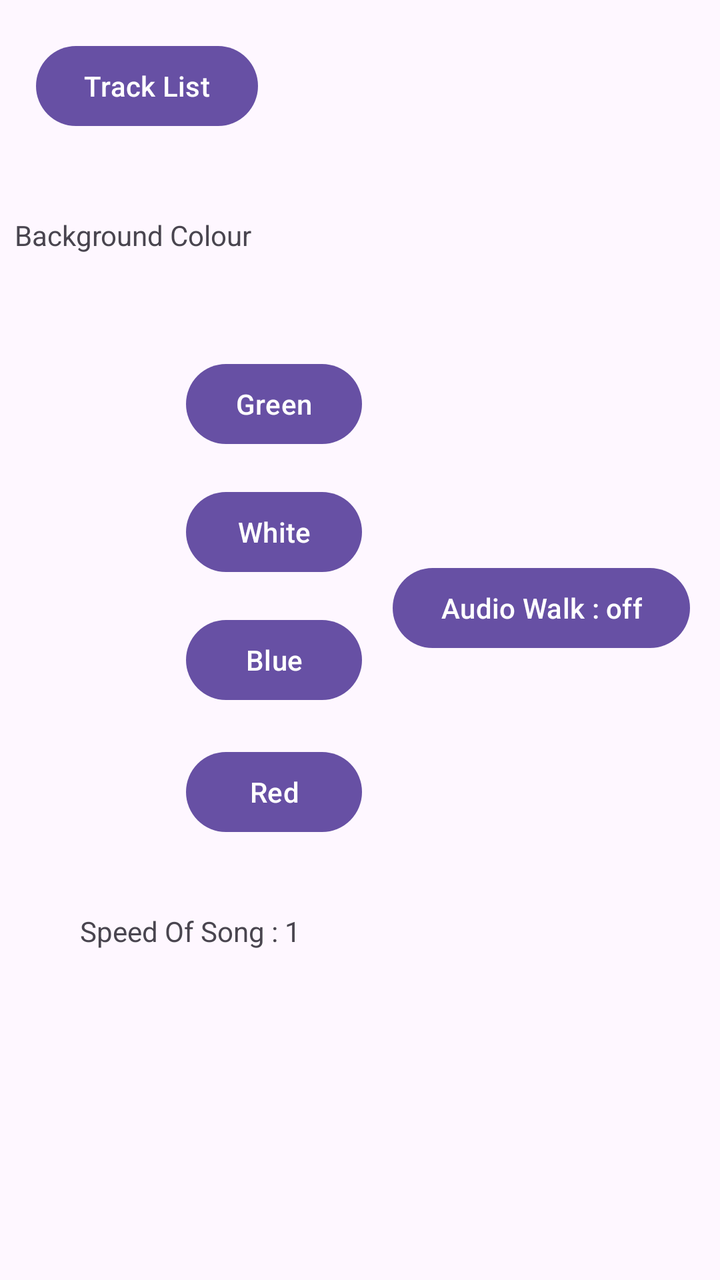
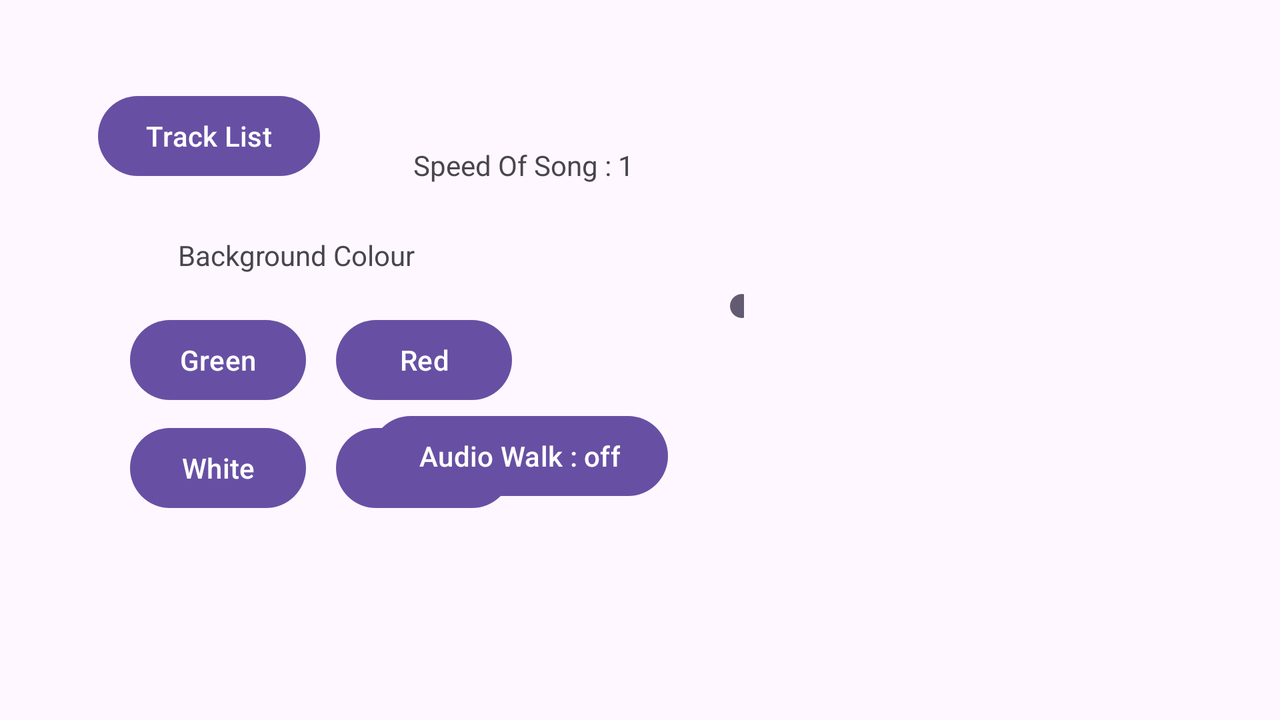

One screen, two layout resources from the same app: the default and the repository's alternative for another configuration. Each is rendered where Android would select it; the XML of both is given below.
<!-- AndroidManifest.xml: application theme Theme.CWKMWE -->
<!-- res/layout/activity_setting.xml -->
<?xml version="1.0" encoding="utf-8"?>
<androidx.constraintlayout.widget.ConstraintLayout xmlns:android="http://schemas.android.com/apk/res/android"
    xmlns:app="http://schemas.android.com/apk/res-auto"
    xmlns:tools="http://schemas.android.com/tools"
    android:id="@+id/main"
    android:layout_width="match_parent"
    android:layout_height="match_parent"
    tools:context=".SettingActivity">

    <TextView
        android:id="@+id/textBgColour"
        android:layout_width="wrap_content"
        android:layout_height="wrap_content"
        android:layout_marginStart="63dp"
        android:layout_marginTop="108dp"
        android:layout_marginEnd="290dp"
        android:text="@string/background_text"
        app:layout_constraintEnd_toEndOf="parent"
        app:layout_constraintStart_toStartOf="parent"
        app:layout_constraintTop_toTopOf="parent" />

    <TextView
        android:id="@+id/textSongSpeed"
        android:layout_width="wrap_content"
        android:layout_height="wrap_content"
        android:layout_marginStart="40dp"
        android:layout_marginBottom="50dp"
        android:text="@string/songspeed_text"
        app:layout_constraintBottom_toTopOf="@+id/seekBarPlayback"
        app:layout_constraintStart_toStartOf="parent"
        app:layout_constraintTop_toBottomOf="@+id/buttonReturn" />

    <Button
        android:id="@+id/buttonReturn"
        android:layout_width="wrap_content"
        android:layout_height="wrap_content"
        android:layout_marginStart="18dp"
        android:layout_marginTop="19dp"
        android:layout_marginBottom="389dp"
        android:text="@string/tracklist_button"
        app:layout_constraintBottom_toTopOf="@+id/textSongSpeed"
        app:layout_constraintStart_toStartOf="parent"
        app:layout_constraintTop_toTopOf="parent" />

    <Button
        android:id="@+id/buttonGreen"
        android:layout_width="wrap_content"
        android:layout_height="wrap_content"
        android:layout_marginStart="93dp"
        android:layout_marginTop="51dp"
        android:text="@string/green_button"
        app:layout_constraintStart_toStartOf="parent"
        app:layout_constraintTop_toBottomOf="@+id/textBgColour" />

    <Button
        android:id="@+id/buttonWhite"
        android:layout_width="wrap_content"
        android:layout_height="wrap_content"
        android:layout_marginStart="93dp"
        android:layout_marginTop="16dp"
        android:text="@string/white_button"
        app:layout_constraintStart_toStartOf="parent"
        app:layout_constraintTop_toBottomOf="@+id/buttonGreen" />

    <Button
        android:id="@+id/buttonBlue"
        android:layout_width="wrap_content"
        android:layout_height="wrap_content"
        android:layout_marginStart="93dp"
        android:layout_marginTop="16dp"
        android:text="@string/blue_button"
        app:layout_constraintStart_toStartOf="parent"
        app:layout_constraintTop_toBottomOf="@+id/buttonWhite" />

    <Button
        android:id="@+id/buttonRed"
        android:layout_width="wrap_content"
        android:layout_height="wrap_content"
        android:layout_marginStart="93dp"
        android:layout_marginTop="18dp"
        android:text="@string/red_button"
        app:layout_constraintStart_toStartOf="parent"
        app:layout_constraintTop_toBottomOf="@+id/buttonBlue" />

    <SeekBar
        android:id="@+id/seekBarPlayback"
        android:layout_width="207dp"
        android:layout_height="0dp"
        android:layout_marginBottom="181dp"
        android:progress="2"
        app:layout_constraintBottom_toBottomOf="parent"
        app:layout_constraintEnd_toEndOf="parent"
        app:layout_constraintStart_toStartOf="parent"
        app:layout_constraintTop_toBottomOf="@+id/buttonGPS" />

    <Button
        android:id="@+id/buttonGPS"
        android:layout_width="wrap_content"
        android:layout_height="wrap_content"
        android:layout_marginStart="32dp"
        android:layout_marginTop="280dp"
        android:layout_marginEnd="32dp"
        android:layout_marginBottom="197dp"
        android:text="@string/gps_button"
        app:layout_constraintBottom_toTopOf="@+id/seekBarPlayback"
        app:layout_constraintEnd_toEndOf="parent"
        app:layout_constraintStart_toEndOf="@+id/buttonWhite"
        app:layout_constraintTop_toTopOf="parent" />

</androidx.constraintlayout.widget.ConstraintLayout>
<!-- resources referenced by this layout -->
<resources>
  <string name="background_text">Background Colour</string>
  <string name="blue_button">Blue</string>
  <string name="gps_button">Audio Walk : off</string>
  <string name="green_button">Green</string>
  <string name="red_button">Red</string>
  <string name="songspeed_text">Speed Of Song : 1</string>
  <string name="tracklist_button">Track List</string>
  <string name="white_button">White</string>
  <style name="Theme.CWKMWE" parent="Base.Theme.CWKMWE" />
  <style name="Base.Theme.CWKMWE" parent="Theme.Material3.DayNight.NoActionBar">
          
          
      </style>
</resources>
<!-- res/layout-land/activity_setting.xml (the repository's variant of the layout above) -->
<!-- drawn on the phone turned sideways -->
<?xml version="1.0" encoding="utf-8"?>
<androidx.constraintlayout.widget.ConstraintLayout xmlns:android="http://schemas.android.com/apk/res/android"
    xmlns:app="http://schemas.android.com/apk/res-auto"
    xmlns:tools="http://schemas.android.com/tools"
    android:id="@+id/main"
    android:layout_width="match_parent"
    android:layout_height="match_parent"
    tools:context=".SettingActivity">

    <TextView
        android:id="@+id/textBgColour"
        android:layout_width="wrap_content"
        android:layout_height="wrap_content"
        android:layout_marginStart="40dp"
        android:layout_marginTop="26dp"
        android:text="@string/background_text"
        app:layout_constraintStart_toStartOf="@+id/buttonReturn"
        app:layout_constraintTop_toBottomOf="@+id/buttonReturn" />

    <TextView
        android:id="@+id/textSongSpeed"
        android:layout_width="wrap_content"
        android:layout_height="wrap_content"
        android:layout_marginEnd="55dp"
        android:layout_marginBottom="40dp"
        android:text="@string/songspeed_text"
        app:layout_constraintBottom_toTopOf="@+id/seekBarPlayback"
        app:layout_constraintEnd_toEndOf="@+id/seekBarPlayback" />

    <Button
        android:id="@+id/buttonReturn"
        android:layout_width="wrap_content"
        android:layout_height="wrap_content"
        android:layout_marginStart="49dp"
        android:layout_marginTop="44dp"
        android:text="@string/tracklist_button"
        app:layout_constraintStart_toStartOf="parent"
        app:layout_constraintTop_toTopOf="parent" />

    <Button
        android:id="@+id/buttonGreen"
        android:layout_width="wrap_content"
        android:layout_height="wrap_content"
        android:layout_marginStart="65dp"
        android:layout_marginEnd="15dp"
        android:text="@string/green_button"
        app:layout_constraintBottom_toBottomOf="parent"
        app:layout_constraintEnd_toStartOf="@+id/buttonRed"
        app:layout_constraintStart_toStartOf="parent"
        app:layout_constraintTop_toTopOf="parent" />

    <Button
        android:id="@+id/buttonRed"
        android:layout_width="wrap_content"
        android:layout_height="wrap_content"
        android:layout_marginEnd="99dp"
        android:layout_marginBottom="6dp"
        android:text="@string/red_button"
        app:layout_constraintBottom_toTopOf="@+id/buttonBlue"
        app:layout_constraintEnd_toStartOf="@+id/seekBarPlayback"
        app:layout_constraintStart_toEndOf="@+id/buttonGreen" />

    <Button
        android:id="@+id/buttonBlue"
        android:layout_width="wrap_content"
        android:layout_height="wrap_content"
        android:text="@string/blue_button"
        app:layout_constraintStart_toStartOf="@+id/buttonRed"
        app:layout_constraintTop_toTopOf="@+id/buttonWhite" />

    <Button
        android:id="@+id/buttonWhite"
        android:layout_width="wrap_content"
        android:layout_height="wrap_content"
        android:layout_marginTop="6dp"
        android:text="@string/white_button"
        app:layout_constraintStart_toStartOf="@+id/buttonGreen"
        app:layout_constraintTop_toBottomOf="@+id/buttonGreen" />

    <SeekBar
        android:id="@+id/seekBarPlayback"
        android:layout_width="0dp"
        android:layout_height="42dp"
        android:layout_marginEnd="268dp"
        android:layout_marginBottom="30dp"
        android:progress="2"
        app:layout_constraintBottom_toTopOf="@+id/buttonGPS"
        app:layout_constraintEnd_toEndOf="parent"
        app:layout_constraintStart_toEndOf="@+id/buttonRed" />

    <Button
        android:id="@+id/buttonGPS"
        android:layout_width="wrap_content"
        android:layout_height="wrap_content"
        android:layout_marginEnd="38dp"
        android:layout_marginBottom="108dp"
        android:text="@string/gps_button"
        app:layout_constraintBottom_toBottomOf="parent"
        app:layout_constraintEnd_toEndOf="@+id/seekBarPlayback" />

</androidx.constraintlayout.widget.ConstraintLayout>
